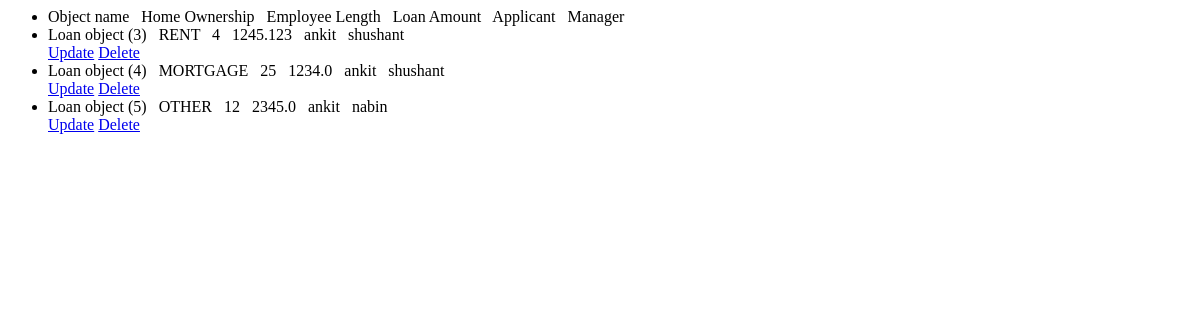
/loan/list/ (signed in), run on an earlier commit of the app's database.
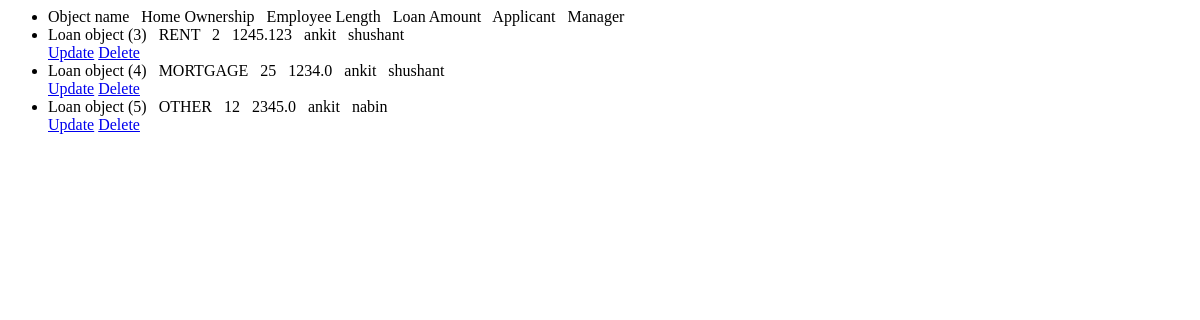
And on a later commit of the database.
### loan_approval/models.py (models this page shows)
class Loan(models.Model):
    OWNERSHIP_CHOICES = [('RENT','RENT'),
                         ('OWN','OWN'),
                         ('MORTGAGE','MORTGAGE'),
                         ('OTHER','OTHER')
                         ]
    INTENTIONS = [('PERSONAL','PERSONAL'),
                  ('EDUCATION','EDUCATION'),
                  ('MEDICAL','MEDICAL'),
                  ('VENTURE','VENTURE'),
                  ('HOMEIMPROVEMENT','HOMEIMPROVEMENT'),
                  ('DEBTCONSOLIDATION','DEBTCONSOLIDATION')
                  ]
    home_ownership = models.CharField(max_length=10,choices=OWNERSHIP_CHOICES)
    emp_length = models.PositiveIntegerField(validators=[MinValueValidator(0),
                                       MaxValueValidator(43)])
    loan_amount = models.FloatField(validators=[MinValueValidator(0.0),
                                       MaxValueValidator(40000.0)])
    person_age = models.PositiveIntegerField(validators=[MinValueValidator(18),
                                       MaxValueValidator(110)])
    income = models.FloatField(validators=[MinValueValidator(1000.0),
                                       MaxValueValidator(7000000.0)])
    loan_intent = models.CharField(max_length=20,choices=INTENTIONS)
    applicant_details = models.ForeignKey(Applicant, on_delete=models.CASCADE)
    managed_by = models.ForeignKey(Employee, on_delete=models.SET_NULL, null=True)

class Applicant(models.Model):
    applicant = models.OneToOneField(User, on_delete=models.CASCADE)
    def __str__(self):
        return f'{self.applicant.username}'

class Employee(models.Model):
    employee = models.OneToOneField(User, on_delete=models.CASCADE)
    def __str__(self):
        return f'{self.employee.username}'

### loan_approval/views.py (the view)
# urls.py: path('loan/list/',LoanRequestListView.as_view(), name='applicant_loan_list'),
@method_decorator(login_required(login_url=reverse_lazy('loan_approval:user_login')),name="dispatch")
class LoanRequestListView(ListView):
    model = Loan
    template_name = 'loan_approval/applicant_loan_request.html'
    def get_queryset(self):
        queryset = self.model._default_manager.all()
        try:
            user = self.request.user.applicant
        except:
            return queryset
        else:
            return queryset.filter(applicant_details = user)

### loan_approval/templates/loan_approval/applicant_loan_request.html (shortened to what this page needs)
<ul>
    <li>Object name &nbsp; Home Ownership &nbsp; Employee Length &nbsp; Loan Amount &nbsp; Applicant &nbsp; Manager &nbsp;</li>
    {% for object in object_list %}
    <li>
        {{ object }} &nbsp; {{object.home_ownership}} &nbsp; {{object.emp_length}} &nbsp; {{object.loan_amount}}
        &nbsp; {{object.applicant_details}} &nbsp; {{object.managed_by}}<br>
        <a href="{% url 'loan_approval:loan_update' object.id %}">Update</a>
        <a href="{% url 'loan_approval:loan_delete' object.id %}">Delete</a>
    {% empty %}
    <li>No objects yet.</li>
    {% endfor %}
</ul>

What changed in the data, as far as the page shows it:
changed Loan "Loan object (3)": emp_length "4" → "2"
